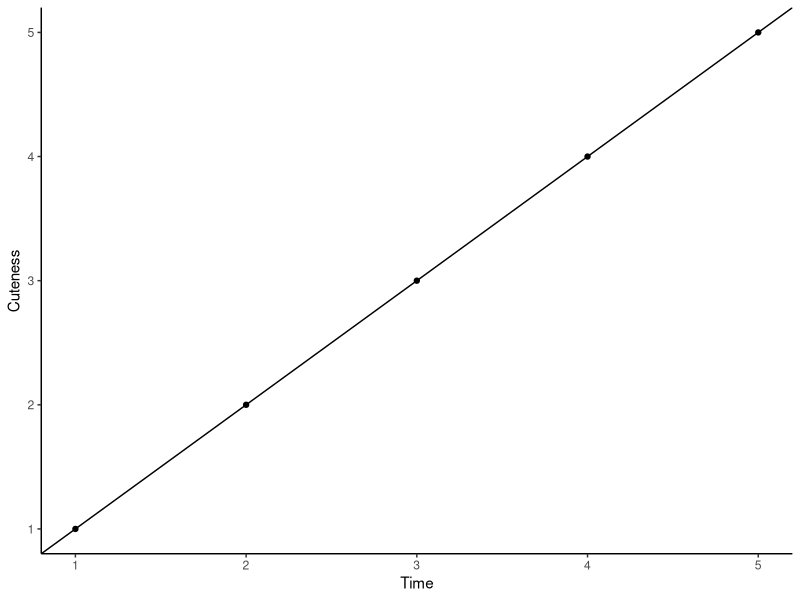

Generate this figure with R:
## ---- chunk 1
#A package to plot figures.
library(ggplot2)
## ---- chunk 2
cute.data <- data.frame("Time" = c(1, 2, 3, 4, 5), "Cuteness" = c(1, 2, 3, 4, 5))
## ---- chunk 3
cute.plot <- ggplot(cute.data, aes(x = Time, y = Cuteness)) +
             geom_point() +
             geom_abline() +
             theme(panel.grid.major = element_blank(),
                   panel.grid.minor = element_blank(),
                   panel.background = element_blank(),
                   axis.line = element_line(colour = "black"))
cute.plot
